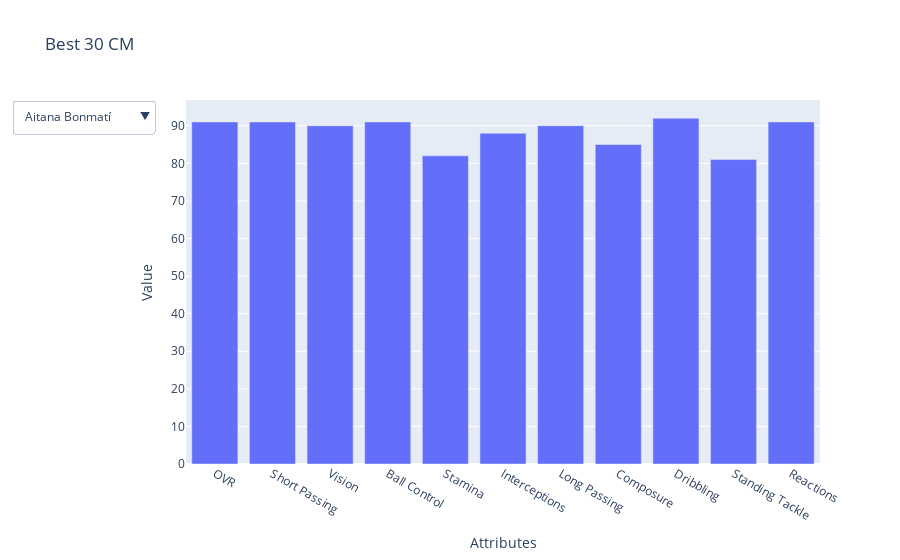

Here is the notebook cell this chart was saved with:
### Code cell
fig = go.Figure()

for player in cm_data['Name']:
    player_data = cm_data[cm_data['Name'] == player][cm_stats].values.flatten()
    fig.add_trace(
        go.Bar(
            x=cm_stats,
            y=player_data,
            name=player,
            visible=False
        )
    )

fig.data[0].visible = True


fig.update_layout(
    updatemenus=[
        dict(
            buttons=[
                dict(
                    args=[{"visible": [i == j for i in range(len(cm_data['Name']))]}],  
                    label=player,
                    method='update'
                )
                for j, player in enumerate(cm_data['Name'])  
            ],
            direction='down',
            showactive=True,
        )
    ]
)

fig.update_layout(
    title='Best 30 CM',
    xaxis_title='Attributes',
    yaxis_title='Value',
    showlegend=False
)

fig.show()

### Figure 1 — Plotly figure (JSON) as saved in the notebook; plotly's stock layout.template omitted (floating-point values rounded to 4 significant figures)
{"data": [{"name": "Aitana Bonmatí", "type": "bar", "visible": true, "x": ["OVR", "Short Passing", "Vision", "Ball Control", "Stamina", "Interceptions", "Long Passing", "Composure", "Dribbling", "Standing Tackle", "Reactions"], "y": [91, 91, 90, 91, 82, "88", 90, 85, "92", "81", 91]}, {"name": "Kevin De Bruyne", "type": "bar", "visible": false, "x": ["OVR", "Short Passing", "Vision", "Ball Control", "Stamina", "Interceptions", "Long Passing", "Composure", "Dribbling", "Standing Tackle", "Reactions"], "y": [90, 94, 95, 92, 88, "66", 93, 88, "86", "70", 92]}, {"name": "Alexia Putellas", "type": "bar", "visible": false, "x": ["OVR", "Short Passing", "Vision", "Ball Control", "Stamina", "Interceptions", "Long Passing", "Composure", "Dribbling", "Standing Tackle", "Reactions"], "y": [90, 91, 91, 92, 85, "78", 90, 92, "90", "81", 90]}, {"name": "Martin Ødegaard", "type": "bar", "visible": false, "x": ["OVR", "Short Passing", "Vision", "Ball Control", "Stamina", "Interceptions", "Long Passing", "Composure", "Dribbling", "Standing Tackle", "Reactions"], "y": [89, 91, 91, 91, 88, "69", 89, 87, "89", "72", 91]}, {"name": "Bernardo Silva", "type": "bar", "visible": false, "x": ["OVR", "Short Passing", "Vision", "Ball Control", "Stamina", "Interceptions", "Long Passing", "Composure", "Dribbling", "Standing Tackle", "Reactions"], "y": [88, 91, 87, 92, 93, "73", 82, 89, "93", "76", 89]}, {"name": "Federico Valverde", "type": "bar", "visible": false, "x": ["OVR", "Short Passing", "Vision", "Ball Control", "Stamina", "Interceptions", "Long Passing", "Composure", "Dribbling", "Standing Tackle", "Reactions"], "y": [88, 87, 86, 88, 92, "83", 88, 84, "83", "85", 89]}, {"name": "İlkay Gündoğan", "type": "bar", "visible": false, "x": ["OVR", "Short Passing", "Vision", "Ball Control", "Stamina", "Interceptions", "Long Passing", "Composure", "Dribbling", "Standing Tackle", "Reactions"], "y": [87, 89, 86, 91, 75, "78", 85, 87, "88", "78", 86]}, {"name": "Nicolò Barella", "type": "bar", "visible": false, "x": ["OVR", "Short Passing", "Vision", "Ball Control", "Stamina", "Interceptions", "Long Passing", "Composure", "Dribbling", "Standing Tackle", "Reactions"], "y": [87, 88, 84, 88, 93, "84", 85, 86, "82", "83", 90]}, {"name": "Frenkie de Jong", "type": "bar", "visible": false, "x": ["OVR", "Short Passing", "Vision", "Ball Control", "Stamina", "Interceptions", "Long Passing", "Composure", "Dribbling", "Standing Tackle", "Reactions"], "y": [87, 91, 88, 89, 89, "82", 89, 90, "87", "76", 88]}, {"name": "Grace Geyoro", "type": "bar", "visible": false, "x": ["OVR", "Short Passing", "Vision", "Ball Control", "Stamina", "Interceptions", "Long Passing", "Composure", "Dribbling", "Standing Tackle", "Reactions"], "y": [86, 89, 83, 86, 93, "88", 86, 79, "82", "90", 87]}, {"name": "Kim Little", "type": "bar", "visible": false, "x": ["OVR", "Short Passing", "Vision", "Ball Control", "Stamina", "Interceptions", "Long Passing", "Composure", "Dribbling", "Standing Tackle", "Reactions"], "y": [86, 89, 86, 91, 92, "74", 80, 84, "88", "75", 89]}, {"name": "Lindsey Horan", "type": "bar", "visible": false, "x": ["OVR", "Short Passing", "Vision", "Ball Control", "Stamina", "Interceptions", "Long Passing", "Composure", "Dribbling", "Standing Tackle", "Reactions"], "y": [86, 90, 88, 87, 83, "69", 90, 81, "85", "60", 86]}, {"name": "Luka Modrić", "type": "bar", "visible": false, "x": ["OVR", "Short Passing", "Vision", "Ball Control", "Stamina", "Interceptions", "Long Passing", "Composure", "Dribbling", "Standing Tackle", "Reactions"], "y": [86, 90, 90, 90, 76, "79", 90, 91, "84", "73", 85]}, {"name": "Alexis Mac Allister", "type": "bar", "visible": false, "x": ["OVR", "Short Passing", "Vision", "Ball Control", "Stamina", "Interceptions", "Long Passing", "Composure", "Dribbling", "Standing Tackle", "Reactions"], "y": [86, 87, 86, 86, 87, "78", 86, 84, "84", "79", 85]}, {"name": "Pedri", "type": "bar", "visible": false, "x": ["OVR", "Short Passing", "Vision", "Ball Control", "Stamina", "Interceptions", "Long Passing", "Composure", "Dribbling", "Standing Tackle", "Reactions"], "y": [86, 88, 88, 88, 87, "73", 86, 87, "87", "77", 87]}], "layout": {"showlegend": false, "title": {"text": "Best 30 CM"}, "updatemenus": [{"buttons": [{"args": [{"visible": [true, false, false, false, false, false, false, false, false, false, false, false, false, false, false]}], "label": "Aitana Bonmatí", "method": "update"}, {"args": [{"visible": [false, true, false, false, false, false, false, false, false, false, false, false, false, false, false]}], "label": "Kevin De Bruyne", "method": "update"}, {"args": [{"visible": [false, false, true, false, false, false, false, false, false, false, false, false, false, false, false]}], "label": "Alexia Putellas", "method": "update"}, {"args": [{"visible": [false, false, false, true, false, false, false, false, false, false, false, false, false, false, false]}], "label": "Martin Ødegaard", "method": "update"}, {"args": [{"visible": [false, false, false, false, true, false, false, false, false, false, false, false, false, false, false]}], "label": "Bernardo Silva", "method": "update"}, {"args": [{"visible": [false, false, false, false, false, true, false, false, false, false, false, false, false, false, false]}], "label": "Federico Valverde", "method": "update"}, {"args": [{"visible": [false, false, false, false, false, false, true, false, false, false, false, false, false, false, false]}], "label": "İlkay Gündoğan", "method": "update"}, {"args": [{"visible": [false, false, false, false, false, false, false, true, false, false, false, false, false, false, false]}], "label": "Nicolò Barella", "method": "update"}, {"args": [{"visible": [false, false, false, false, false, false, false, false, true, false, false, false, false, false, false]}], "label": "Frenkie de Jong", "method": "update"}, {"args": [{"visible": [false, false, false, false, false, false, false, false, false, true, false, false, false, false, false]}], "label": "Grace Geyoro", "method": "update"}, {"args": [{"visible": [false, false, false, false, false, false, false, false, false, false, true, false, false, false, false]}], "label": "Kim Little", "method": "update"}, {"args": [{"visible": [false, false, false, false, false, false, false, false, false, false, false, true, false, false, false]}], "label": "Lindsey Horan", "method": "update"}, {"args": [{"visible": [false, false, false, false, false, false, false, false, false, false, false, false, true, false, false]}], "label": "Luka Modrić", "method": "update"}, {"args": [{"visible": [false, false, false, false, false, false, false, false, false, false, false, false, false, true, false]}], "label": "Alexis Mac Allister", "method": "update"}, {"args": [{"visible": [false, false, false, false, false, false, false, false, false, false, false, false, false, false, true]}], "label": "Pedri", "method": "update"}], "direction": "down", "showactive": true}], "xaxis": {"title": {"text": "Attributes"}}, "yaxis": {"title": {"text": "Value"}}}}
